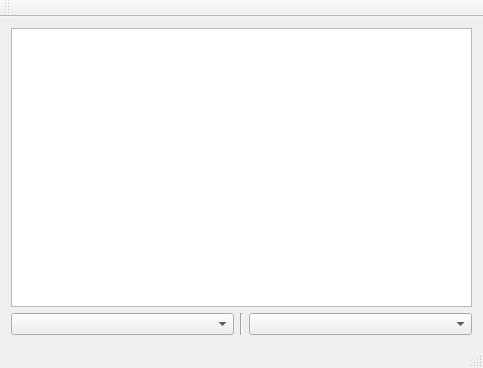
<?xml version="1.0" encoding="UTF-8"?>
<ui version="4.0">
 <class>MainWindow</class>
 <widget class="QMainWindow" name="MainWindow">
  <property name="geometry">
   <rect>
    <x>0</x>
    <y>0</y>
    <width>483</width>
    <height>368</height>
   </rect>
  </property>
  <property name="windowTitle">
   <string>Function Analyzer</string>
  </property>
  <widget class="QWidget" name="centralWidget">
   <layout class="QVBoxLayout" name="verticalLayout">
    <item>
     <widget class="QtCharts::QChartView" name="chart"/>
    </item>
    <item>
     <layout class="QHBoxLayout" name="horizontalLayout">
      <item>
       <widget class="QComboBox" name="cobF1Type"/>
      </item>
      <item>
       <widget class="Line" name="line">
        <property name="orientation">
         <enum>Qt::Vertical</enum>
        </property>
       </widget>
      </item>
      <item>
       <widget class="QComboBox" name="cobF2Type"/>
      </item>
     </layout>
    </item>
   </layout>
  </widget>
  <widget class="QMenuBar" name="menuBar">
   <property name="geometry">
    <rect>
     <x>0</x>
     <y>0</y>
     <width>483</width>
     <height>21</height>
    </rect>
   </property>
  </widget>
  <widget class="QToolBar" name="mainToolBar">
   <attribute name="toolBarArea">
    <enum>TopToolBarArea</enum>
   </attribute>
   <attribute name="toolBarBreak">
    <bool>false</bool>
   </attribute>
  </widget>
  <widget class="QStatusBar" name="statusBar"/>
 </widget>
 <layoutdefault spacing="6" margin="11"/>
 <customwidgets>
  <customwidget>
   <class>QtCharts::QChartView</class>
   <extends>QGraphicsView</extends>
   <header location="global">QChartView</header>
  </customwidget>
 </customwidgets>
 <resources/>
 <connections/>
</ui>
